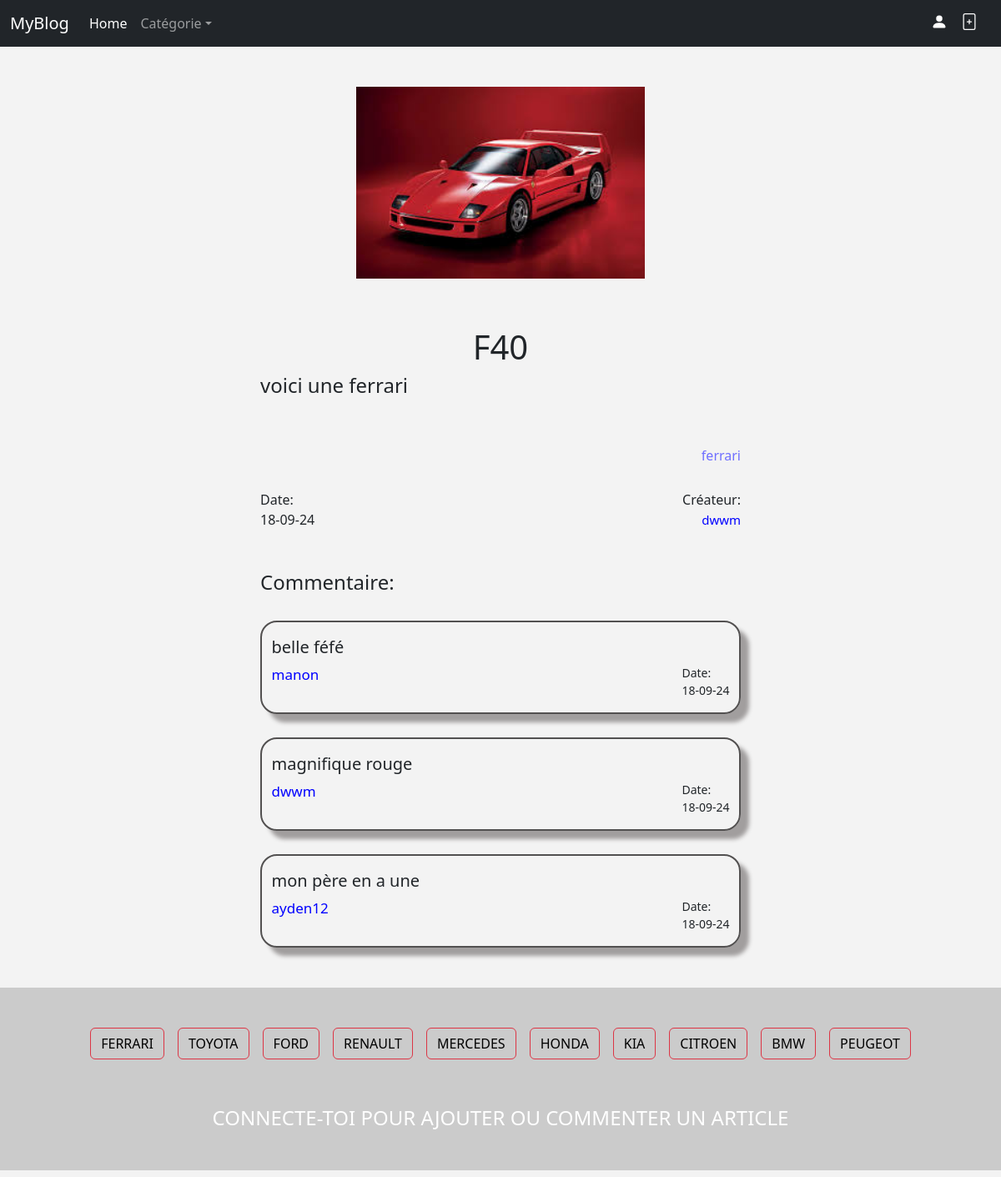
Page /article.php?id=3 on the committed database.
### tables this page shows
CREATE TABLE `articles` (
  `articleId` int NOT NULL,
  `categorie_id` int DEFAULT NULL,
  `titre_article` varchar(255) DEFAULT NULL,
  `texte_article` varchar(1000) DEFAULT NULL,
  `images` varchar(1000) DEFAULT NULL,
  `date` datetime NOT NULL DEFAULT CURRENT_TIMESTAMP,
  `user_id` int DEFAULT NULL
);

CREATE TABLE `categorie` (
  `id` int NOT NULL,
  `nom_categorie` varchar(255) NOT NULL
);

CREATE TABLE `users` (
  `id` int NOT NULL,
  `nom` varchar(100) NOT NULL,
  `prenom` varchar(100) NOT NULL,
  `pseudo` varchar(30) NOT NULL,
  `email` varchar(255) NOT NULL,
  `password` varchar(60) NOT NULL
);

CREATE TABLE `comment` (
  `id` int NOT NULL,
  `commentaire` varchar(255) NOT NULL,
  `article_id` int DEFAULT NULL,
  `user_id` int DEFAULT NULL,
  `date` timestamp NOT NULL DEFAULT CURRENT_TIMESTAMP
);

### function.php (called while the page is built, shortened)
<?php
function dbconnect(){
    try{
        $dbh = new PDO('mysql:host=localhost;dbname=blog', 'root', '');
        return $dbh;
    }catch(PDOException $e){
        echo $e->getMessage();
    }
}
function getArticleById($id){
    $dbh = dbconnect();
    $query = "SELECT * FROM articles JOIN categorie ON articles.categorie_id = categorie.id
    WHERE articles.articleId = :id";
    $stmt = $dbh->prepare($query);
    $stmt -> bindParam(':id', $id);
    $stmt -> execute();
    $result = $stmt->fetch(PDO::FETCH_ASSOC);
    return $result;
}
function getNameCategorie($id){
    $dbh = dbconnect();
    $query = "SELECT * FROM categorie WHERE id= :id";
    $stmt = $dbh->prepare($query);
    $stmt -> bindParam(':id', $id);
    $stmt -> execute();
    $result = $stmt->fetch(PDO::FETCH_ASSOC);
    return $result;
}
function getUser($id){
    $dbh = dbconnect();
    $query = "SELECT * FROM users
    JOIN articles ON users.id = articles.user_id where categorie_id = :id" ;
    $stmt = $dbh->prepare($query);
    $stmt -> bindParam(':id', $id);
    $stmt ->execute();
    $results= $stmt->fetch(PDO::FETCH_ASSOC);
    return $results;
}
function getCommentaire($articleid){
    $dbh = dbconnect();
    $query = "SELECT * FROM articles
    JOIN users ON articles.user_id = users.id
    JOIN comment ON comment.article_id =articles.articleId
    JOIN users AS test ON comment.user_id = test.id
    WHERE articles.articleId = :articleid";
    $stmt = $dbh->prepare($query);
    $stmt -> bindParam(':articleid', $articleid);
    $stmt ->execute();
    $results= $stmt->fetchAll(PDO::FETCH_ASSOC);
    return $results;
}
function getCategorie(){
    $dbh = dbconnect();
    $query = "SELECT * FROM categorie";
    $stmt = $dbh->prepare($query);
    $stmt ->execute();
    $results = $stmt-> fetchAll(PDO::FETCH_ASSOC);
    return $results;
}
?>

### article.php (the view, shortened to what this page needs)
<?php
require_once('components/navbar.php');
if(isset($_GET['id']) && !empty($_GET['id'])){
    $id = $_GET['id'];
    $article = getArticleById($id);
}else {
    header('location:404.php');
}
$categorie = getNameCategorie($article['id']);
 $users = getUser($article['id']);
 $coms = getCommentaire($id);
$date = new DateTime($article['date']);
$nvFormat = $date->format('d-m-y');
?>
    <div class="container mt-5 w-50">
        <div class="contImage">
            <img src="<?php echo $article['images']?>" width="60%" alt="image" class="image">
        </div>
        <h1 class="title_card"><?php echo $article['titre_article'];?></h1>
        <h4 class="texteArticle m-0"><?php echo $article['texte_article'] ?></h4>
        <div class="cat ">
            <p><a href="categorie.php?id=<?php echo $categorie['id'] ?>"class=categorie_card><?php echo $categorie['nom_categorie']?></a></p>
        <div id="detail">
            <div id="detailDate">
                <p class="m-0">Date:</p>
                <p class="date"><?php echo $nvFormat;?></p>
            </div>
            <div id="detailUser">
                <p class="m-0">Créateur:</p>
                <p><a href="pageUser.php?id=<?php echo $users['id']?>" class="author"><?php echo $users['pseudo']?></a></p>
            </div>
        </div>
        <div class="sous_classe">Commentaire:<br/>
            <?php foreach($coms as $com){
                $comNvFormat = $date->format('d-m-y');?>
                <div class="commentaire">
                    <h5><?php echo $com["commentaire"] ?><br/></h5>
                    <div id="comDate">
                        <p ><a href="pageUser.php?id=<?php echo $com['id']?>"id="authorCom"><?php echo $com['pseudo']?></a></p>
                        <div>
                            <p class="m-0">Date:</p>
                            <p class="dateCom"><?php echo $comNvFormat?></p>
                        </div>
                    </div>
                </div>
            <?php } ?>
        </div>
    </div>
    </div>
    <?php require_once('components/footer.php')?>
    </body>
</html>

### components/footer.php (shortened to what this page needs)
<div class="footer">
    <div class="container d-flex flex-wrap justify-content-center mt-5">
        <?php foreach($categories as $categorie){ ?>
                <button class="btn btn-outline-danger m-2 mt-5" style="text-transform:uppercase"><a href="categorie.php?id=<?php echo $categorie['id']?>"><?php echo $categorie['nom_categorie']?></a></button>
            <?php } ?>
    </div>
    <?php if(empty($_SESSION['user'])){ ?>
        <h4 class="d-flex justify-content-center mt-5 pb-5" style="color:white">CONNECTE-TOI POUR AJOUTER OU COMMENTER UN ARTICLE
        </h4>
    <?php } ?>
</div>
</body>
</html>

### style.css (style rules this page uses)
body { background-color: rgba(128, 128, 128, 0.089); }
.title_card { display: flex; justify-content: center; text-transform: uppercase; margin-top: 10%; }
.texteArticle { margin-top: 5%; }
.categorie_card { display: flex; justify-content: flex-end; margin-top: 10%; color: rgb(111, 111, 255); }
.sous_classe { font-size: 1.5em; margin-top: 5%; }
.commentaire { border: 2px rgb(82, 80, 80) solid; box-shadow: 10px 10px 5px rgb(161, 158, 158); border-radius: 20px; margin: 5% 0%; padding: 3% 2% 0% 2%; }
.author { font-size:15px; margin: 0; color: rgb(111, 111, 255); }
#detail { display: flex; justify-content: space-between; margin-top: 5%; }
#detailDate { width: 45%; }
#detailUser { width: 45%; text-align: end; }
a { text-decoration: none; color: black; }
#comDate { display: flex; justify-content: space-between; font-size: 14px; }
.author { color: blue; }
#authorCom { color: blue; font-size: 17px; }
.contImage { display: flex; justify-content: center; }
.footer { background-color: rgba(0, 0, 0, 0.164); }

### rows in the picture
articles: titre_article "F40", texte_article "voici une ferrari", date "18-09-24"
categorie: nom_categorie "ferrari", nom_categorie "FERRARI"
users: pseudo "dwwm"
comment: commentaire "belle féfé", user.pseudo "manon", article.date "18-09-24"
comment: commentaire "magnifique rouge", user.pseudo "dwwm", article.date "18-09-24"
comment: commentaire "mon père en a une", user.pseudo "ayden12", article.date "18-09-24"
categorie: nom_categorie "TOYOTA"
categorie: nom_categorie "FORD"
categorie: nom_categorie "RENAULT"
categorie: nom_categorie "MERCEDES"
categorie: nom_categorie "HONDA"
categorie: nom_categorie "KIA"
categorie: nom_categorie "CITROEN"
categorie: nom_categorie "BMW"
categorie: nom_categorie "PEUGEOT"
